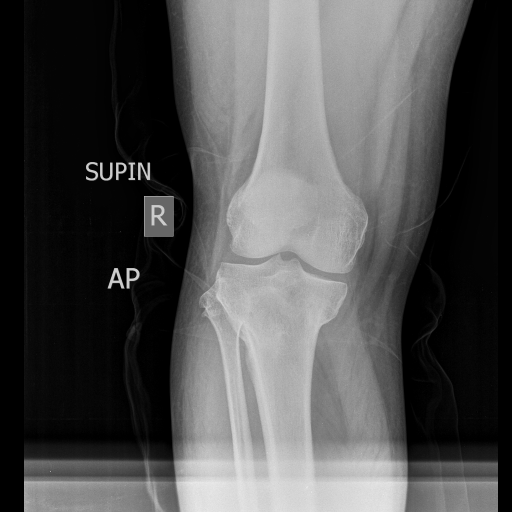
#> input picture dataset/Lower Extremities-Femur AP-1_25_2016-5_34_07 PM-107.JPEG, 1024 x 1024 px, found by its file name (shown at 1/2 size)
$ python main.py   (older library calls are emulated)
#> lines starting #> are read from the running program, lines starting #| are printed output that depends on the picture; after the words box and inside, x2 and y2 are one past the last pixel; in counts of white or black regions, pixels touching at a corner belong together
### average_filter.py
import cv2


def make_integeral(image):
    integral = cv2.integral(image)
    return integral


def image_padding(image):
    gray = cv2.cvtColor(image, cv2.COLOR_BGR2GRAY)
    padded_image = cv2.copyMakeBorder(gray, 2, 2, 2, 2, cv2.BORDER_REPLICATE)
    return padded_image


# return blurred image
def avg_integral(image, integral_image):
    height = integral_image.shape[0]
    width = integral_image.shape[1]
    # filtered_image = image.astype(np.float32)
    for row in range(2, height - 2):
        for col in range(2, width - 2):
            top_left = integral_image[row - 2][col - 2]
            top_right = integral_image[row - 2, col + 1]
            bottom_left = integral_image[row + 1][col - 2]
            bottom_right = integral_image[row + 1][col + 1]
            image[row][col] = ((bottom_right + top_left) - (top_right + bottom_left)) / 9

    return image

### watershed.py
import cv2
import numpy as np
from skimage.feature import peak_local_max
from skimage.segmentation import watershed
from scipy import ndimage
import matplotlib.pyplot as plt

def sh(image):
    cv2.imshow('image',image)
    cv2.waitKey(0)

# [11 lines left out: function watershade_algorithm, not called in this run]

def watershade_algorithm(image):
    ret, thresh = cv2.threshold(image, 0, 255, cv2.THRESH_BINARY_INV + cv2.THRESH_OTSU)
    #noise removal
    kernel = np.ones((2, 2), np.uint8)
    closing = cv2.morphologyEx(thresh, cv2.MORPH_CLOSE, kernel, iterations=2)
    sure_bg = cv2.dilate(closing, kernel, iterations=3)
    dist_transform = cv2.distanceTransform(closing, cv2.DIST_L2, 3)
    ret, sure_fg = cv2.threshold(dist_transform, 0.1 * dist_transform.max(),255, 0)
    # Finding unknown region
    sure_fg = np.uint8(sure_fg)
    unknown = cv2.subtract(sure_bg, sure_fg)

    # Marker labelling
    ret, markers = cv2.connectedComponents(sure_fg)

    # Add one to all labels so that sure background is not 0, but 1
    markers = markers + 1

    # Now, mark the region of unknown with zero
    markers[unknown == 255] = 0
    print('aaaaaaaaaa')
    print(image)
    cv2.imshow('i',image)
    cv2.waitKey(0)
    print('bbbbbbbbb')
    print(markers)
    plt.imshow(markers)
    plt.show()
    cv2.waitKey(0)
    markers = cv2.watershed(image, markers)
    image[markers == -1] = 255

    cv2.imshow('input',sure_fg)
    cv2.waitKey(0)

### canny.py
from scipy import ndimage
from scipy.ndimage.filters import convolve

from scipy import misc
import numpy as np
import cv2

weak_pixel = 25
strong_pixel = 75


def gaussian_kernel(size, sigma=1):
    size = int(size) // 2
    x, y = np.mgrid[-size:size + 1, -size:size + 1]
    normal = 1 / (2.0 * np.pi * sigma ** 2)
    g = np.exp(-((x ** 2 + y ** 2) / (2.0 * sigma ** 2))) * normal
    return g


# [7 lines left out: function color_thr, not called in this run]

### main.py
import numpy as np
import matplotlib.pyplot as plt
import pandas as pd
import cv2
import matplotlib.pyplot as plt
from average_filter import (
    image_padding,
    avg_integral,
    make_integeral
)
from canny import  gaussian_kernel , color_thr
from watershed import watershade_algorithm


"""Apply noise filtering with image integeral"""
original = cv2.imread(r'C:\Users\casper\Desktop\project alpha\dataset\Lower Extremities-Femur AP-1_25_2016-5_34_07 PM-107.JPEG')
#> original is the input picture: shape (1024, 1024, 3); min 0, max 255, mean 79.6

padded_image = image_padding(original)
integral = make_integeral(padded_image)
averaged_image = avg_integral(padded_image, integral)
kernal = gaussian_kernel(size=3)
identity = cv2.filter2D(src=averaged_image, ddepth=-1, kernel=kernal)


# auto detect thresholds
ret3, otsu = cv2.threshold(averaged_image, 0, 255, cv2.THRESH_BINARY + cv2.THRESH_OTSU)
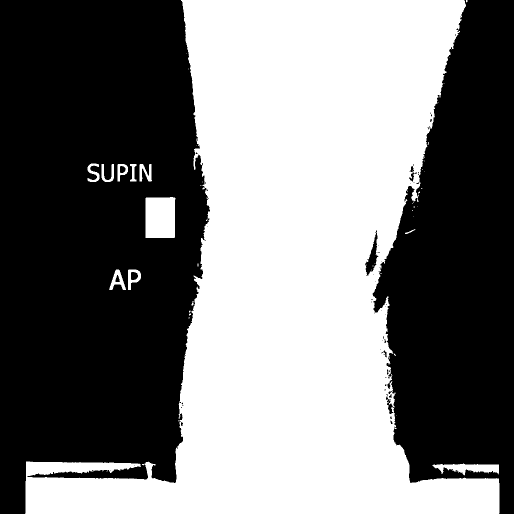
#> otsu: shape (1028, 1028) (shown at 1/2 size); 47.4% white; 51 white regions (39 under 20 px), largest, box (x1, y1, x2, y2) and area: (50, 0, 999, 1028) 491172, (291, 394, 351, 476) 4786, (865, 927, 998, 951) 1768
#> ret3 = 82
lower = otsu.std() * 0.1
#> lower = 12.73
upper = otsu.std() * 0.7
#> upper = 89.13


# apply canny detection
edges = cv2.Canny(identity, lower, upper)
#> edges: shape (1028, 1028); 0.84% white in thin lines or dots


"""ِApply watershade algorithm"""
#sahded = watershade_algorithm(identity,averaged_image)

img_dilation = cv2.dilate(edges, kernal, iterations=1)
#> img_dilation: shape (1028, 1028); 2.7% white; 19 white regions, largest, box (x1, y1, x2, y2) and area: (399, 0, 741, 954) 9247, (786, 0, 951, 1028) 3877, (332, 0, 392, 1028) 3362


# convert to binary by thresholding
ret, binary_map = cv2.threshold(img_dilation,127,255,0)

# do connected components processing
nlabels, labels, stats, centroids = cv2.connectedComponentsWithStats(binary_map, None, None, None, 8, cv2.CV_32S)
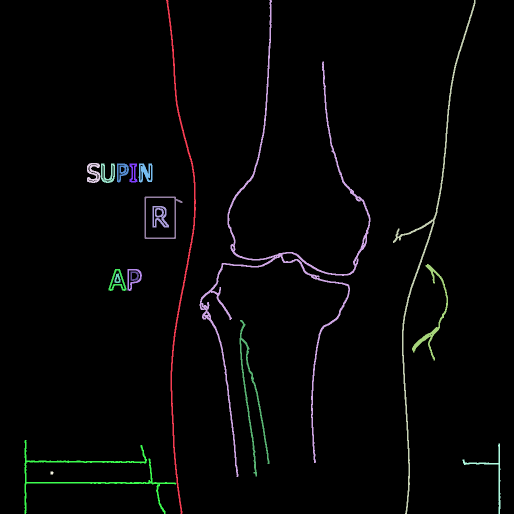
#> labels: shape (1028, 1028) int32 (shown at 1/2 size); 20 distinct labels, from 0 to 19; one colour per label, 0 black
#> nlabels = 20; stats = 20 rows, first 6: [0, 0, 1028, 1028, 1027886], [332, 0, 60, 1028, 3362], [399, 0, 342, 954, 9247], [786, 0, 165, 1028, 3877], [174, 326, 27, 40, 605], [202, 327, 28, 39, 543]; centroids = 20 rows, first 8: [513.7, 511.9], [359.1, 509.4], [563.7, 511.2], [852.2, 500], [186.4, 345.4], [215.3, 347.2], [243.6, 341.9], [266.2, 345.5]

#get CC_STAT_AREA component as stats[label, COLUMN]
areas = stats[1:,cv2.CC_STAT_AREA]
#> areas = 19 values, max 9247 at index 1, min 33 at index 18, mean 1520.9

result = np.zeros((labels.shape), np.uint8)

for i in range(0, nlabels - 1):
    if areas[i] >= 100:   #keep
        result[labels == i + 1] = 255


sahded = watershade_algorithm(result)
#> in watershade_algorithm, `ret, thresh = cv2.threshold(image, 0, 255, cv2.THRESH_BINARY_INV + cv2..`:
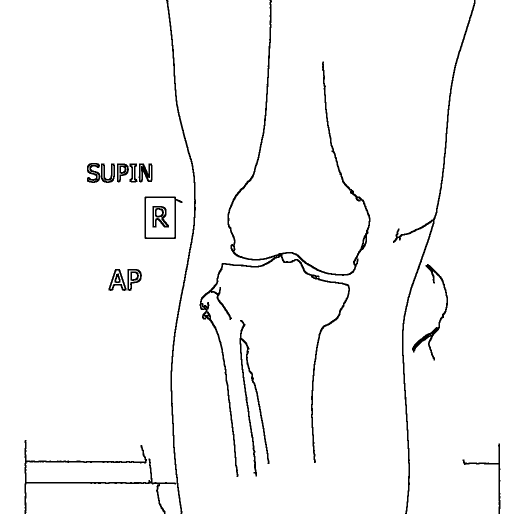
#> thresh: shape (1028, 1028) (shown at 1/2 size); 97.3% white; 18 black regions, largest, box (x1, y1, x2, y2) and area: (399, 0, 741, 954) 9247, (786, 0, 951, 1028) 3877, (332, 0, 392, 1028) 3362
#> in watershade_algorithm, `ret, thresh = cv2.threshold(image, 0, 255, cv2.THRESH_BINARY_INV + cv2..`: ret = 0
#> in watershade_algorithm, `closing = cv2.morphologyEx(thresh, cv2.MORPH_CLOSE, kernel, iterations..`: closing: shape (1028, 1028); 97.3% white; 18 black regions, largest, box (x1, y1, x2, y2) and area: (401, 0, 743, 956) 9255, (788, 0, 953, 1028) 3875, (334, 0, 394, 1028) 3363
#> in watershade_algorithm, `sure_bg = cv2.dilate(closing, kernel, iterations=3)`: sure_bg: shape (1028, 1028); 99.9% white; black in thin lines or dots
#> in watershade_algorithm, `ret, sure_fg = cv2.threshold(dist_transform, 0.1 * dist_transform.max(..`:
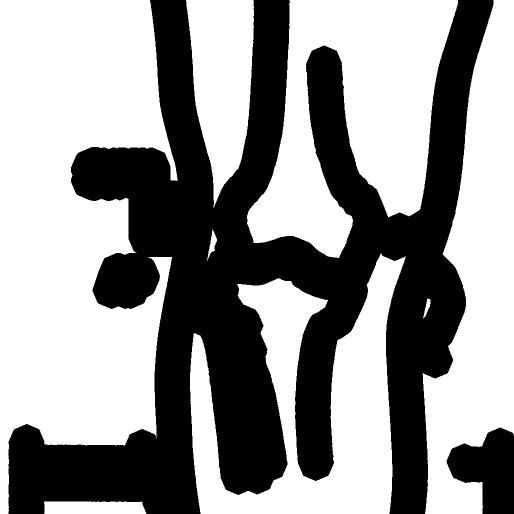
#> sure_fg: shape (1028, 1028) float32 (shown at 1/2 size); 58.8% white; 2 black regions, box (x1, y1, x2, y2) and area: (17, 0, 987, 1028) 420291, (893, 855, 1028, 1028) 14976
#> in watershade_algorithm, `ret, sure_fg = cv2.threshold(dist_transform, 0.1 * dist_transform.max(..`: ret = 32.7
#> in watershade_algorithm, `unknown = cv2.subtract(sure_bg, sure_fg)`: unknown: shape (1028, 1028); 41.1% white; 2 white regions, box (x1, y1, x2, y2) and area: (17, 0, 987, 1028) 419548, (893, 855, 1028, 1028) 14963
#> in watershade_algorithm, `ret, markers = cv2.connectedComponents(sure_fg)`:
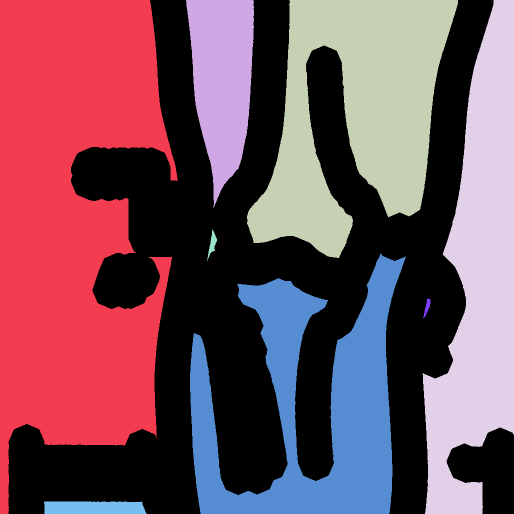
#> markers: shape (1028, 1028) int32 (shown at 1/2 size); 9 distinct labels, from 0 to 8; one colour per label, 0 black
#> in watershade_algorithm, `ret, markers = cv2.connectedComponents(sure_fg)`: ret = 9
#> in watershade_algorithm, `markers = markers + 1`:
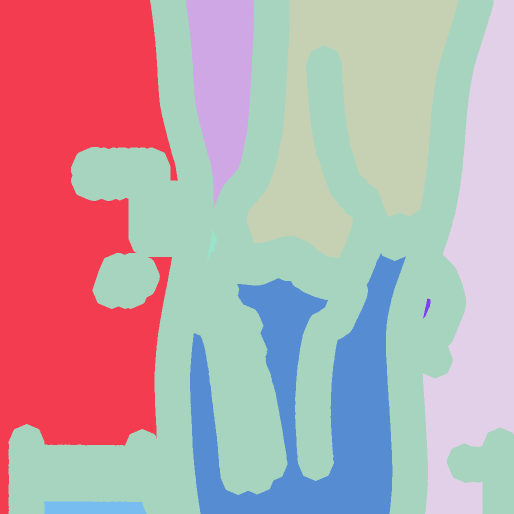
#> markers: shape (1028, 1028) int32 (shown at 1/2 size); 9 distinct labels, from 1 to 9; one colour per label, 0 black
#> in watershade_algorithm, `markers[unknown == 255] = 0`:
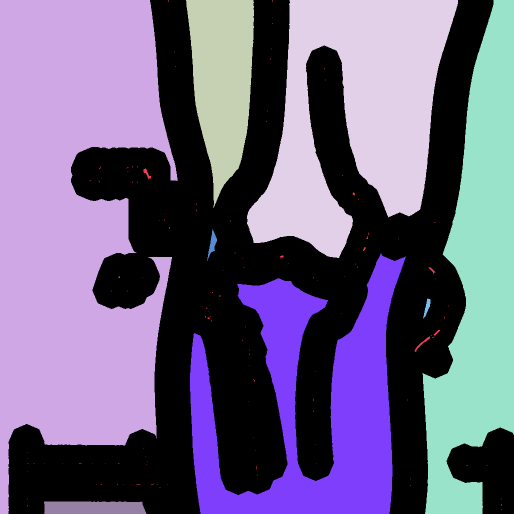
#> markers: shape (1028, 1028) int32 (shown at 1/2 size); 10 distinct labels, from 0 to 9; one colour per label, 0 black
#> (printed output is left out)
#> (printed output is left out)
#> (the run stopped early here; a loop or call above may not have finished)

$ run again, with dataset/Lower Extremities-Femur AP-1_25_2016-5_34_07 PM-902.JPEG copied over dataset/Lower Extremities-Femur AP-1_25_2016-5_34_07 PM-107.JPEG
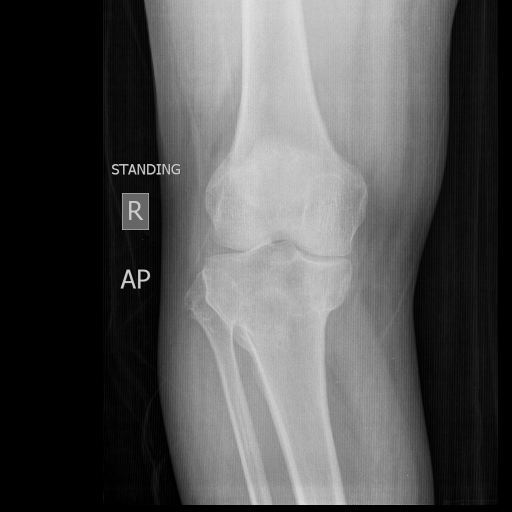
#> input picture dataset/Lower Extremities-Femur AP-1_25_2016-5_34_07 PM-902.JPEG, 1024 x 1024 px, found by its file name (shown at 1/2 size)
#> original is the input picture: shape (1024, 1024, 3); min 0, max 232, mean 81.3
#> `ret3, otsu = cv2.threshold(averaged_image, 0, 255, cv2.THRESH_BINARY +..`:
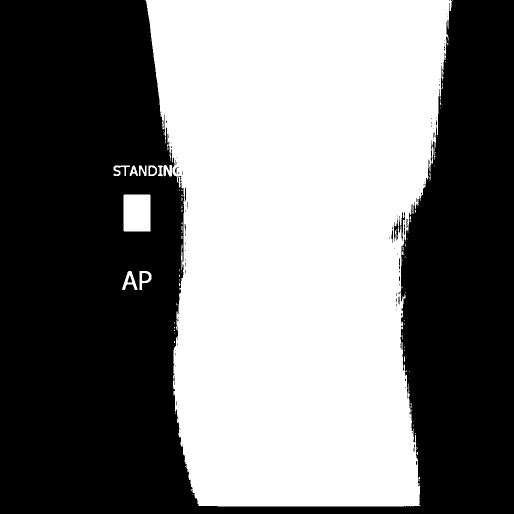
#> otsu: shape (1028, 1028) (shown at 1/2 size); 47.9% white; 87 white regions (71 under 20 px), largest, box (x1, y1, x2, y2) and area: (291, 0, 904, 1013) 499280, (247, 389, 301, 463) 3993, (244, 542, 275, 580) 480
#> ret3 = 83
#> lower = 12.74
#> upper = 89.17
#> edges: shape (1028, 1028); 0.46% white in thin lines or dots, all inside (x1, y1, x2, y2) = (226, 0, 919, 1014)
#> img_dilation: shape (1028, 1028); 1.5% white; 13 white regions, largest, box (x1, y1, x2, y2) and area: (258, 329, 873, 1015) 6637, (628, 391, 737, 518) 1608, (370, 516, 455, 663) 1074
#> labels: shape (1028, 1028) int32; 14 distinct labels, from 0 to 13
#> nlabels = 14; stats = 14 rows, first 6: [0, 0, 1028, 1028, 1041133], [289, 0, 33, 275, 895], [897, 0, 23, 287, 980], [225, 329, 37, 25, 571], [258, 329, 615, 686, 6637], [245, 387, 58, 78, 780]; centroids = 14 rows, first 8: [514.3, 512.9], [307.9, 136.1], [904.2, 131.9], [240.6, 339.7], [416.7, 691], [273.5, 425.5], [706.2, 464.3], [272.7, 423.3]
#> areas = [895, 980, 571, 6637, 780, 1608, 678, 1074, 587, 538, 185, 201, 917]
#> in watershade_algorithm, `ret, thresh = cv2.threshold(image, 0, 255, cv2.THRESH_BINARY_INV + cv2..`: ret = 0
#> closing: shape (1028, 1028); 98.5% white; 13 black regions, largest, box (x1, y1, x2, y2) and area: (260, 331, 875, 1017) 6637, (630, 393, 739, 520) 1608, (372, 518, 457, 665) 1074
#> sure_bg: shape (1028, 1028); 99.9% white; 99 black regions (87 under 20 px), largest, box (x1, y1, x2, y2) and area: (331, 335, 357, 353) 180, (282, 335, 300, 353) 140, (702, 483, 711, 505) 111
#> in watershade_algorithm, `ret, sure_fg = cv2.threshold(dist_transform, 0.1 * dist_transform.max(..`: ret = 36.05
#> unknown: shape (1028, 1028); 23% white; 3 white regions, box (x1, y1, x2, y2) and area: (190, 0, 912, 1028) 198301, (862, 0, 959, 326) 24469, (593, 356, 776, 557) 20738
#> in watershade_algorithm, `ret, markers = cv2.connectedComponents(sure_fg)`: ret = 3
#> in watershade_algorithm, `markers[unknown == 255] = 0`:
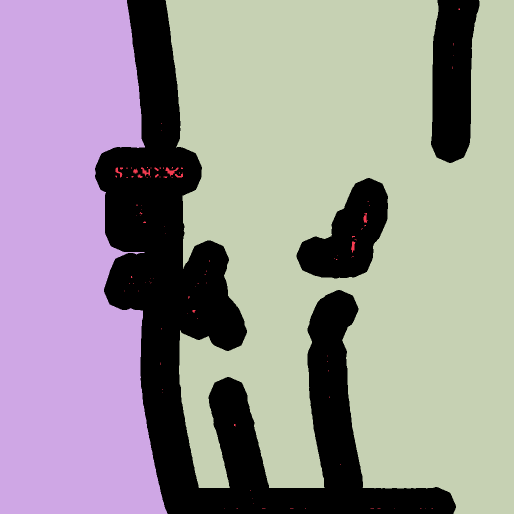
#> markers: shape (1028, 1028) int32 (shown at 1/2 size); 4 distinct labels, from 0 to 3; one colour per label, 0 black
#> (printed output is left out)
#> (printed output is left out)

$ run again, with dataset/Lower Extremities-Femur AP-1_25_2016-5_34_08 PM-745.JPEG copied over dataset/Lower Extremities-Femur AP-1_25_2016-5_34_07 PM-107.JPEG
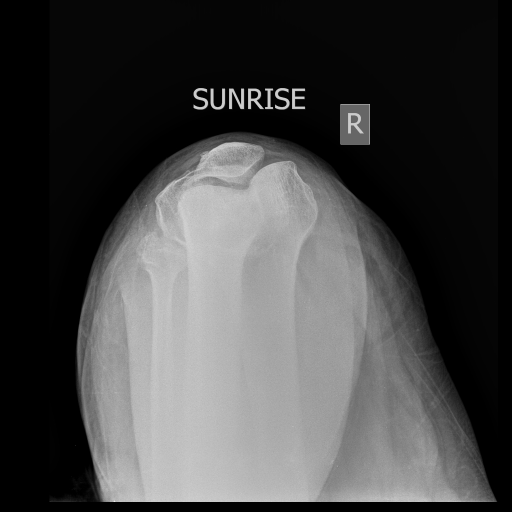
#> input picture dataset/Lower Extremities-Femur AP-1_25_2016-5_34_08 PM-745.JPEG, 1024 x 1024 px, found by its file name (shown at 1/2 size)
#> original is the input picture: shape (1024, 1024, 3); min 0, max 241, mean 69.6
#> `ret3, otsu = cv2.threshold(averaged_image, 0, 255, cv2.THRESH_BINARY +..`:
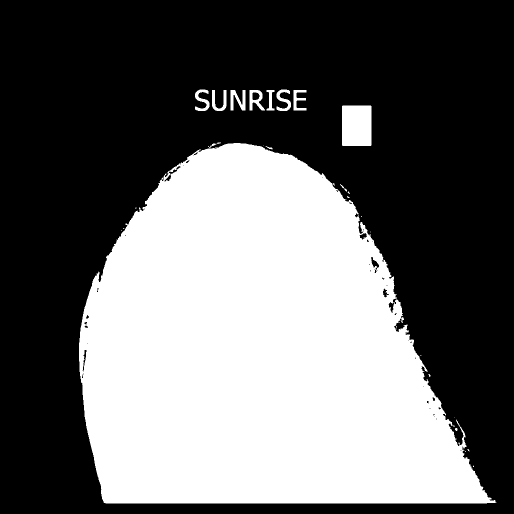
#> otsu: shape (1028, 1028) (shown at 1/2 size); 40.8% white; 33 white regions (21 under 20 px), largest, box (x1, y1, x2, y2) and area: (158, 286, 993, 1007) 422731, (684, 211, 743, 292) 4775, (461, 180, 491, 221) 703
#> ret3 = 82
#> lower = 12.53
#> upper = 87.74
#> edges: shape (1028, 1028); 0.65% white in thin lines or dots, all inside (x1, y1, x2, y2) = (155, 179, 997, 1008)
#> img_dilation: shape (1028, 1028); 2.1% white; 15 white regions, largest, box (x1, y1, x2, y2) and area: (155, 265, 998, 1009) 9065, (311, 286, 640, 460) 4538, (154, 619, 213, 997) 1548
#> labels: shape (1028, 1028) int32; 16 distinct labels, from 0 to 15
#> nlabels = 16; stats = 16 rows, first 6: [0, 0, 1028, 1028, 1034397], [389, 178, 32, 46, 711], [423, 179, 32, 45, 633], [460, 179, 33, 44, 808], [498, 179, 53, 44, 1122], [552, 178, 32, 46, 712]; centroids = 16 rows, first 8: [513.7, 514.1], [403.7, 200.6], [438.4, 202.3], [475.8, 199.9], [522.3, 200.4], [566.8, 200.6], [598.3, 200], [713, 251]
#> areas = [711, 633, 808, 1122, 712, 621, 852, 730, 9065, 4538, 207, 578, 132, 1548, 130]
#> in watershade_algorithm, `ret, thresh = cv2.threshold(image, 0, 255, cv2.THRESH_BINARY_INV + cv2..`: ret = 0
#> closing: shape (1028, 1028); 97.9% white; 15 black regions, largest, box (x1, y1, x2, y2) and area: (157, 267, 1000, 1011) 9065, (313, 288, 642, 462) 4538, (156, 621, 215, 999) 1548
#> sure_bg: shape (1028, 1028); 99.9% white; 90 black regions (85 under 20 px), largest, box (x1, y1, x2, y2) and area: (353, 348, 393, 376) 199, (413, 319, 426, 330) 64, (618, 374, 628, 388) 60, (360, 376, 370, 382) 33, (483, 210, 489, 218) 22
#> in watershade_algorithm, `ret, sure_fg = cv2.threshold(dist_transform, 0.1 * dist_transform.max(..`: ret = 44.91
#> unknown: shape (1028, 1028); 30.7% white; 1 white region, box (x1, y1, x2, y2) and area: (109, 133, 1028, 1028) 323941
#> in watershade_algorithm, `ret, markers = cv2.connectedComponents(sure_fg)`: ret = 3
#> in watershade_algorithm, `markers[unknown == 255] = 0`:
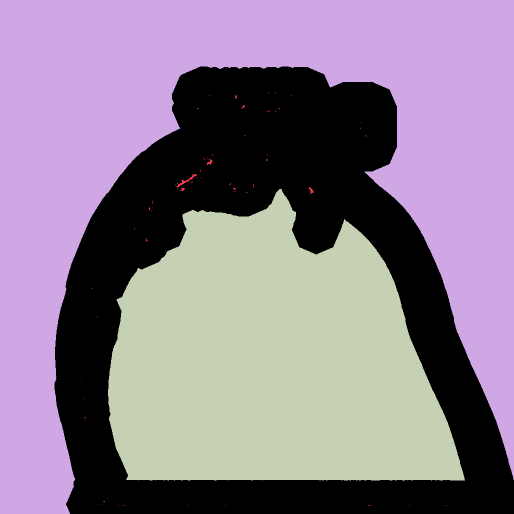
#> markers: shape (1028, 1028) int32 (shown at 1/2 size); 4 distinct labels, from 0 to 3; one colour per label, 0 black
#> (printed output is left out)
#> (printed output is left out)

$ run again, with dataset/Lower Extremities-Femur AP-25_01_2016-5_29_51 PM-953.JPEG copied over dataset/Lower Extremities-Femur AP-1_25_2016-5_34_07 PM-107.JPEG
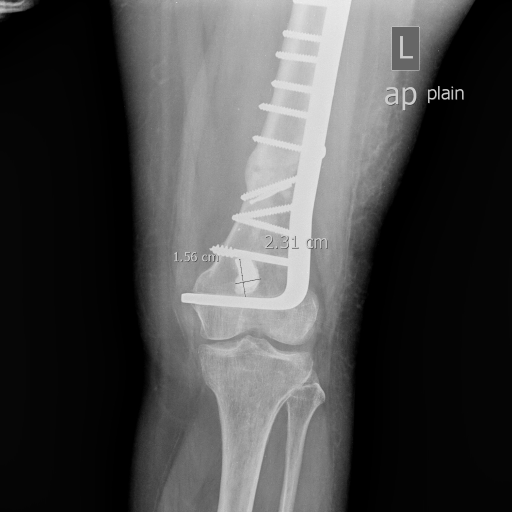
#> input picture dataset/Lower Extremities-Femur AP-25_01_2016-5_29_51 PM-953.JPEG, 1024 x 1024 px, found by its file name (shown at 1/2 size)
#> original is the input picture: shape (1024, 1024, 3); min 0, max 255, mean 72
#> otsu: shape (1028, 1028); 43.2% white; 79 white regions (62 under 20 px), largest, box (x1, y1, x2, y2) and area: (245, 0, 942, 1028) 453398, (0, 0, 60, 31) 1270, (858, 181, 876, 209) 221
#> ret3 = 81
#> lower = 12.63
#> upper = 88.41
#> edges: shape (1028, 1028); 0.91% white in thin lines or dots
#> img_dilation: shape (1028, 1028); 2.9% white; 26 white regions, largest, box (x1, y1, x2, y2) and area: (364, 0, 707, 684) 13659, (505, 788, 592, 1028) 1971, (397, 681, 476, 1028) 1427
#> labels: shape (1028, 1028) int32; 27 distinct labels, from 0 to 26
#> nlabels = 27; stats = 27 rows, first 6: [0, 0, 1028, 1028, 1025933], [0, 0, 54, 22, 582], [567, 0, 91, 115, 1409], [364, 0, 343, 684, 13659], [906, 0, 49, 78, 364], [0, 4, 73, 29, 299]; centroids = 27 pairs, first value 7.95 to 931, second value 11.49 to 873.9
#> areas = 26 values, max 13659 at index 2, min 66 at index 5, mean 1186.6
#> in watershade_algorithm, `ret, thresh = cv2.threshold(image, 0, 255, cv2.THRESH_BINARY_INV + cv2..`: ret = 0
#> closing: shape (1028, 1028); 97.1% white; 24 black regions, largest, box (x1, y1, x2, y2) and area: (366, 0, 709, 686) 13665, (507, 790, 594, 1028) 1965, (399, 683, 478, 1028) 1421
#> sure_bg: shape (1028, 1028); 99.6% white; 178 black regions (155 under 20 px), largest, box (x1, y1, x2, y2) and area: (619, 482, 663, 506) 518, (375, 509, 403, 532) 432, (471, 524, 523, 601) 371
#> in watershade_algorithm, `ret, sure_fg = cv2.threshold(dist_transform, 0.1 * dist_transform.max(..`: ret = 42.78
#> unknown: shape (1028, 1028); 31.7% white; 2 white regions, box (x1, y1, x2, y2) and area: (307, 0, 1001, 1028) 326863, (0, 0, 119, 79) 7619
#> in watershade_algorithm, `ret, markers = cv2.connectedComponents(sure_fg)`: ret = 5
#> in watershade_algorithm, `markers[unknown == 255] = 0`:
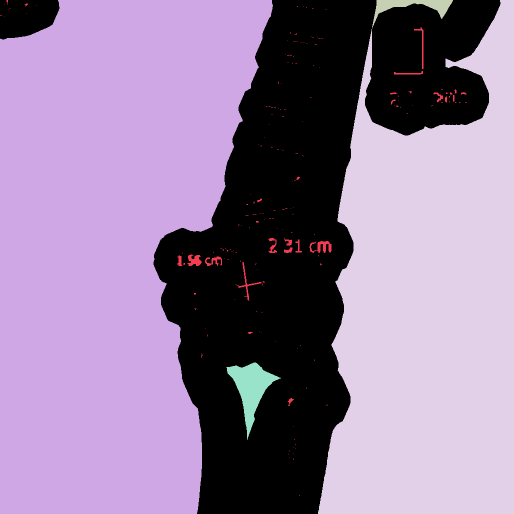
#> markers: shape (1028, 1028) int32 (shown at 1/2 size); 6 distinct labels, from 0 to 5; one colour per label, 0 black
#> (printed output is left out)
#> (printed output is left out)
